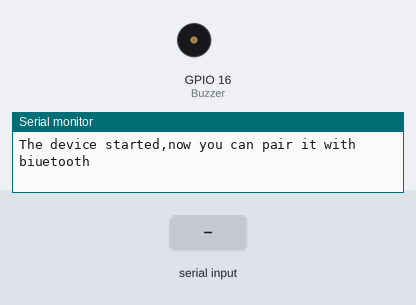
The sketch below on a simulated ESP32. On the bench: buzzer (waves = sounding, pin HIGH), the last lines printed to the serial monitor. Inputs (shaded band) come from the test bench. Nothing arrives over Bluetooth unless stated.

Above: at 1.2 s.
1.3 s: "1" received over the second serial link
At 2.5 s:
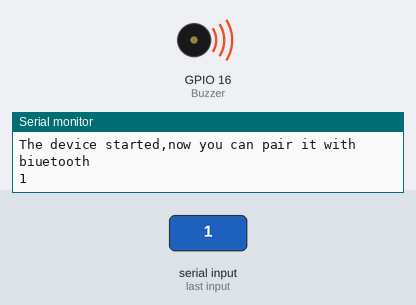
2.8 s: "0" received over the second serial link
At 3.6 s:
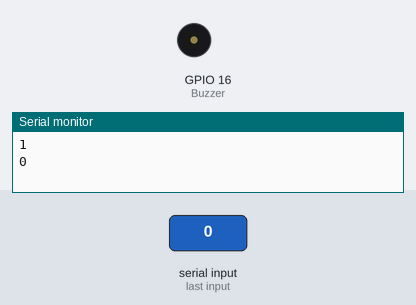
Timing chart, 0 to 5.8 s (numbered marks = the images above; inputs shaded):
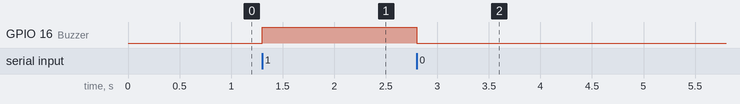

The sketch:

BT_Buzzer_ESP32.ino
```cpp
#include "BluetoothSerial.h";
BluetoothSerial BT;
char input;
int Buzzer = 16;

void setup() {
  // put your setup code here, to run once:
  Serial.begin(9600);
  BT.begin("BT1:Galaxy M11");
  Serial.println("The device started,now you can pair it with biuetooth");
  pinMode(Buzzer,OUTPUT);

  }

void loop() {
  // put your main code here, to run repeatedly:
  if(BT.available()>0)
  {
    input = BT.read();
    Serial.println(input);
    if(input == '1')
    {
      digitalWrite(Buzzer,HIGH);
    }
    if(input == '0')
   {
    digitalWrite(Buzzer,LOW);
   }
  }

}
```

Measured:
- after the input at 1.3 s, GPIO 16 (Buzzer): LOW → HIGH at once
- after the input at 2.8 s, GPIO 16 (Buzzer): HIGH → LOW at once
